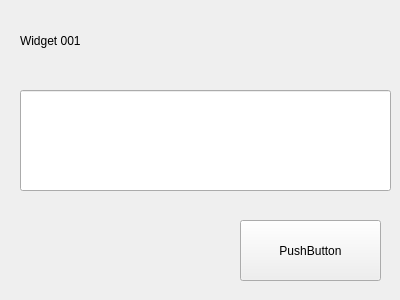
<?xml version="1.0" encoding="UTF-8"?>
<ui version="4.0">
 <class>Widget001</class>
 <widget class="QWidget" name="Widget001">
  <property name="geometry">
   <rect>
    <x>0</x>
    <y>0</y>
    <width>400</width>
    <height>300</height>
   </rect>
  </property>
  <property name="windowTitle">
   <string>Form</string>
  </property>
  <widget class="QPushButton" name="pushButton">
   <property name="geometry">
    <rect>
     <x>240</x>
     <y>220</y>
     <width>141</width>
     <height>61</height>
    </rect>
   </property>
   <property name="text">
    <string>PushButton</string>
   </property>
  </widget>
  <widget class="QLineEdit" name="lineEdit">
   <property name="geometry">
    <rect>
     <x>20</x>
     <y>90</y>
     <width>371</width>
     <height>101</height>
    </rect>
   </property>
  </widget>
  <widget class="QLabel" name="label">
   <property name="geometry">
    <rect>
     <x>20</x>
     <y>10</y>
     <width>361</width>
     <height>61</height>
    </rect>
   </property>
   <property name="text">
    <string>Widget 001</string>
   </property>
  </widget>
 </widget>
 <resources/>
 <connections/>
</ui>
